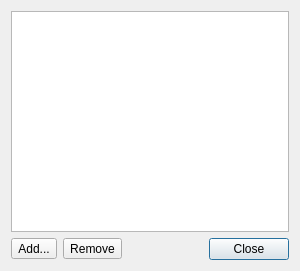
<?xml version="1.0" encoding="UTF-8"?>
<ui version="4.0">
 <class>AnnouncementDialog</class>
 <widget class="QDialog" name="AnnouncementDialog">
  <property name="geometry">
   <rect>
    <x>0</x>
    <y>0</y>
    <width>300</width>
    <height>271</height>
   </rect>
  </property>
  <property name="windowTitle">
   <string>Public listings</string>
  </property>
  <layout class="QVBoxLayout" name="verticalLayout">
   <item>
    <widget class="QListView" name="listView"/>
   </item>
   <item>
    <layout class="QHBoxLayout" name="horizontalLayout">
     <item>
      <widget class="QToolButton" name="addButton">
       <property name="text">
        <string>Add...</string>
       </property>
       <property name="popupMode">
        <enum>QToolButton::InstantPopup</enum>
       </property>
      </widget>
     </item>
     <item>
      <widget class="QToolButton" name="removeButton">
       <property name="text">
        <string>Remove</string>
       </property>
      </widget>
     </item>
     <item>
      <spacer name="horizontalSpacer">
       <property name="orientation">
        <enum>Qt::Horizontal</enum>
       </property>
       <property name="sizeHint" stdset="0">
        <size>
         <width>40</width>
         <height>20</height>
        </size>
       </property>
      </spacer>
     </item>
     <item>
      <widget class="QPushButton" name="closeButton">
       <property name="text">
        <string>Close</string>
       </property>
      </widget>
     </item>
    </layout>
   </item>
  </layout>
 </widget>
 <resources/>
 <connections>
  <connection>
   <sender>closeButton</sender>
   <signal>clicked()</signal>
   <receiver>AnnouncementDialog</receiver>
   <slot>reject()</slot>
   <hints>
    <hint type="sourcelabel">
     <x>216</x>
     <y>252</y>
    </hint>
    <hint type="destinationlabel">
     <x>186</x>
     <y>248</y>
    </hint>
   </hints>
  </connection>
 </connections>
</ui>
